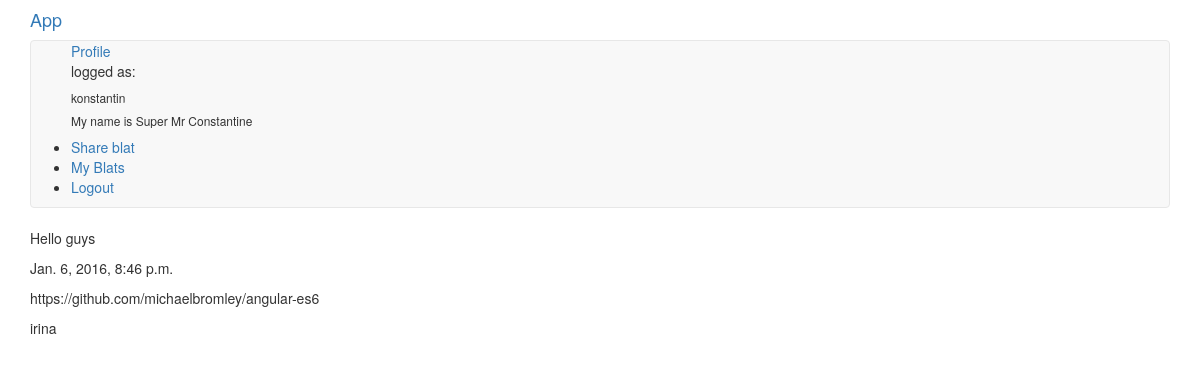
Screenshot of /3/ (signed in) with the database file from the repository.
### blat/models.py (models this page shows, shortened)
class Profile(models.Model):
    user = models.OneToOneField(User)
    bio = models.TextField(blank=True)
    blog = models.URLField(blank=True)

class Blat(models.Model):
    text = models.TextField()
    created_on = models.DateTimeField(auto_now_add=True)
    via = models.URLField(blank=True)
    created_by = models.ForeignKey(User)

### blat/views.py (the view)
# urls.py: url(r'^(?P<pk>[0-9]+)/$', views.DetailView.as_view(), name='detail'),
class DetailView(generic.DetailView):
    model = Blat
    template_name = 'blat/detail.html'
    context_object_name = 'blat'

### blat/templates/blat/detail.html
{% extends 'blat/head.html' %}
{% block content %}
    <p>{{ blat.text }}</p>
    <p>{{ blat.created_on }}</p>
    <p>{{ blat.via }}</p>
    <p>{{ blat.created_by }}</p>
{% endblock %}

### blat/templates/blat/head.html (shortened to what this page needs)
{% load staticfiles %}
<!DOCTYPE html>
<html lang="en">
<head>
    <link rel="stylesheet" href="{% static 'blat/bower_components/bootstrap/dist/css/bootstrap.min.css' %}">
</head>
<body class="container">
<h4><a href="{% url 'homepage' %}">App</a></h4>
<nav class="navbar navbar-default">
    <ul>
    {% if user.profile.blog %}
        <a href="{{ user.profile.blog }}">Profile</a>
    {% endif %}
        {% if user.is_authenticated %}
            <p>logged as:</p><h6>{{ user }}</h6>
            <h6>{{ user.profile.bio }}</h6>
            <li><a href="{% url 'newblat' %}">Share blat</a></li>
            <li><a href="{% url 'myview' %}">My Blats</a></li>
            <li><a href="{% url 'logout' %}?next=/">Logout</a></li>
        {% else %}
            <li><a href="/login/?next=/">Log in</a></li>
        {% endif %}
    </ul>
</nav>
<section>
    {% block content %}{% endblock %}
</section>
</body>
</html>

### rows the page displays
Blat: text "Hello guys", created_on "Jan. 6, 2016, 8:46 p.m.", via "https://github.com/michaelbromley/angular-es6", created_by "irina"

### other values shown
{{ user }} "konstantin"
{{ user.profile.bio }} "My name is Super Mr Constantine"
